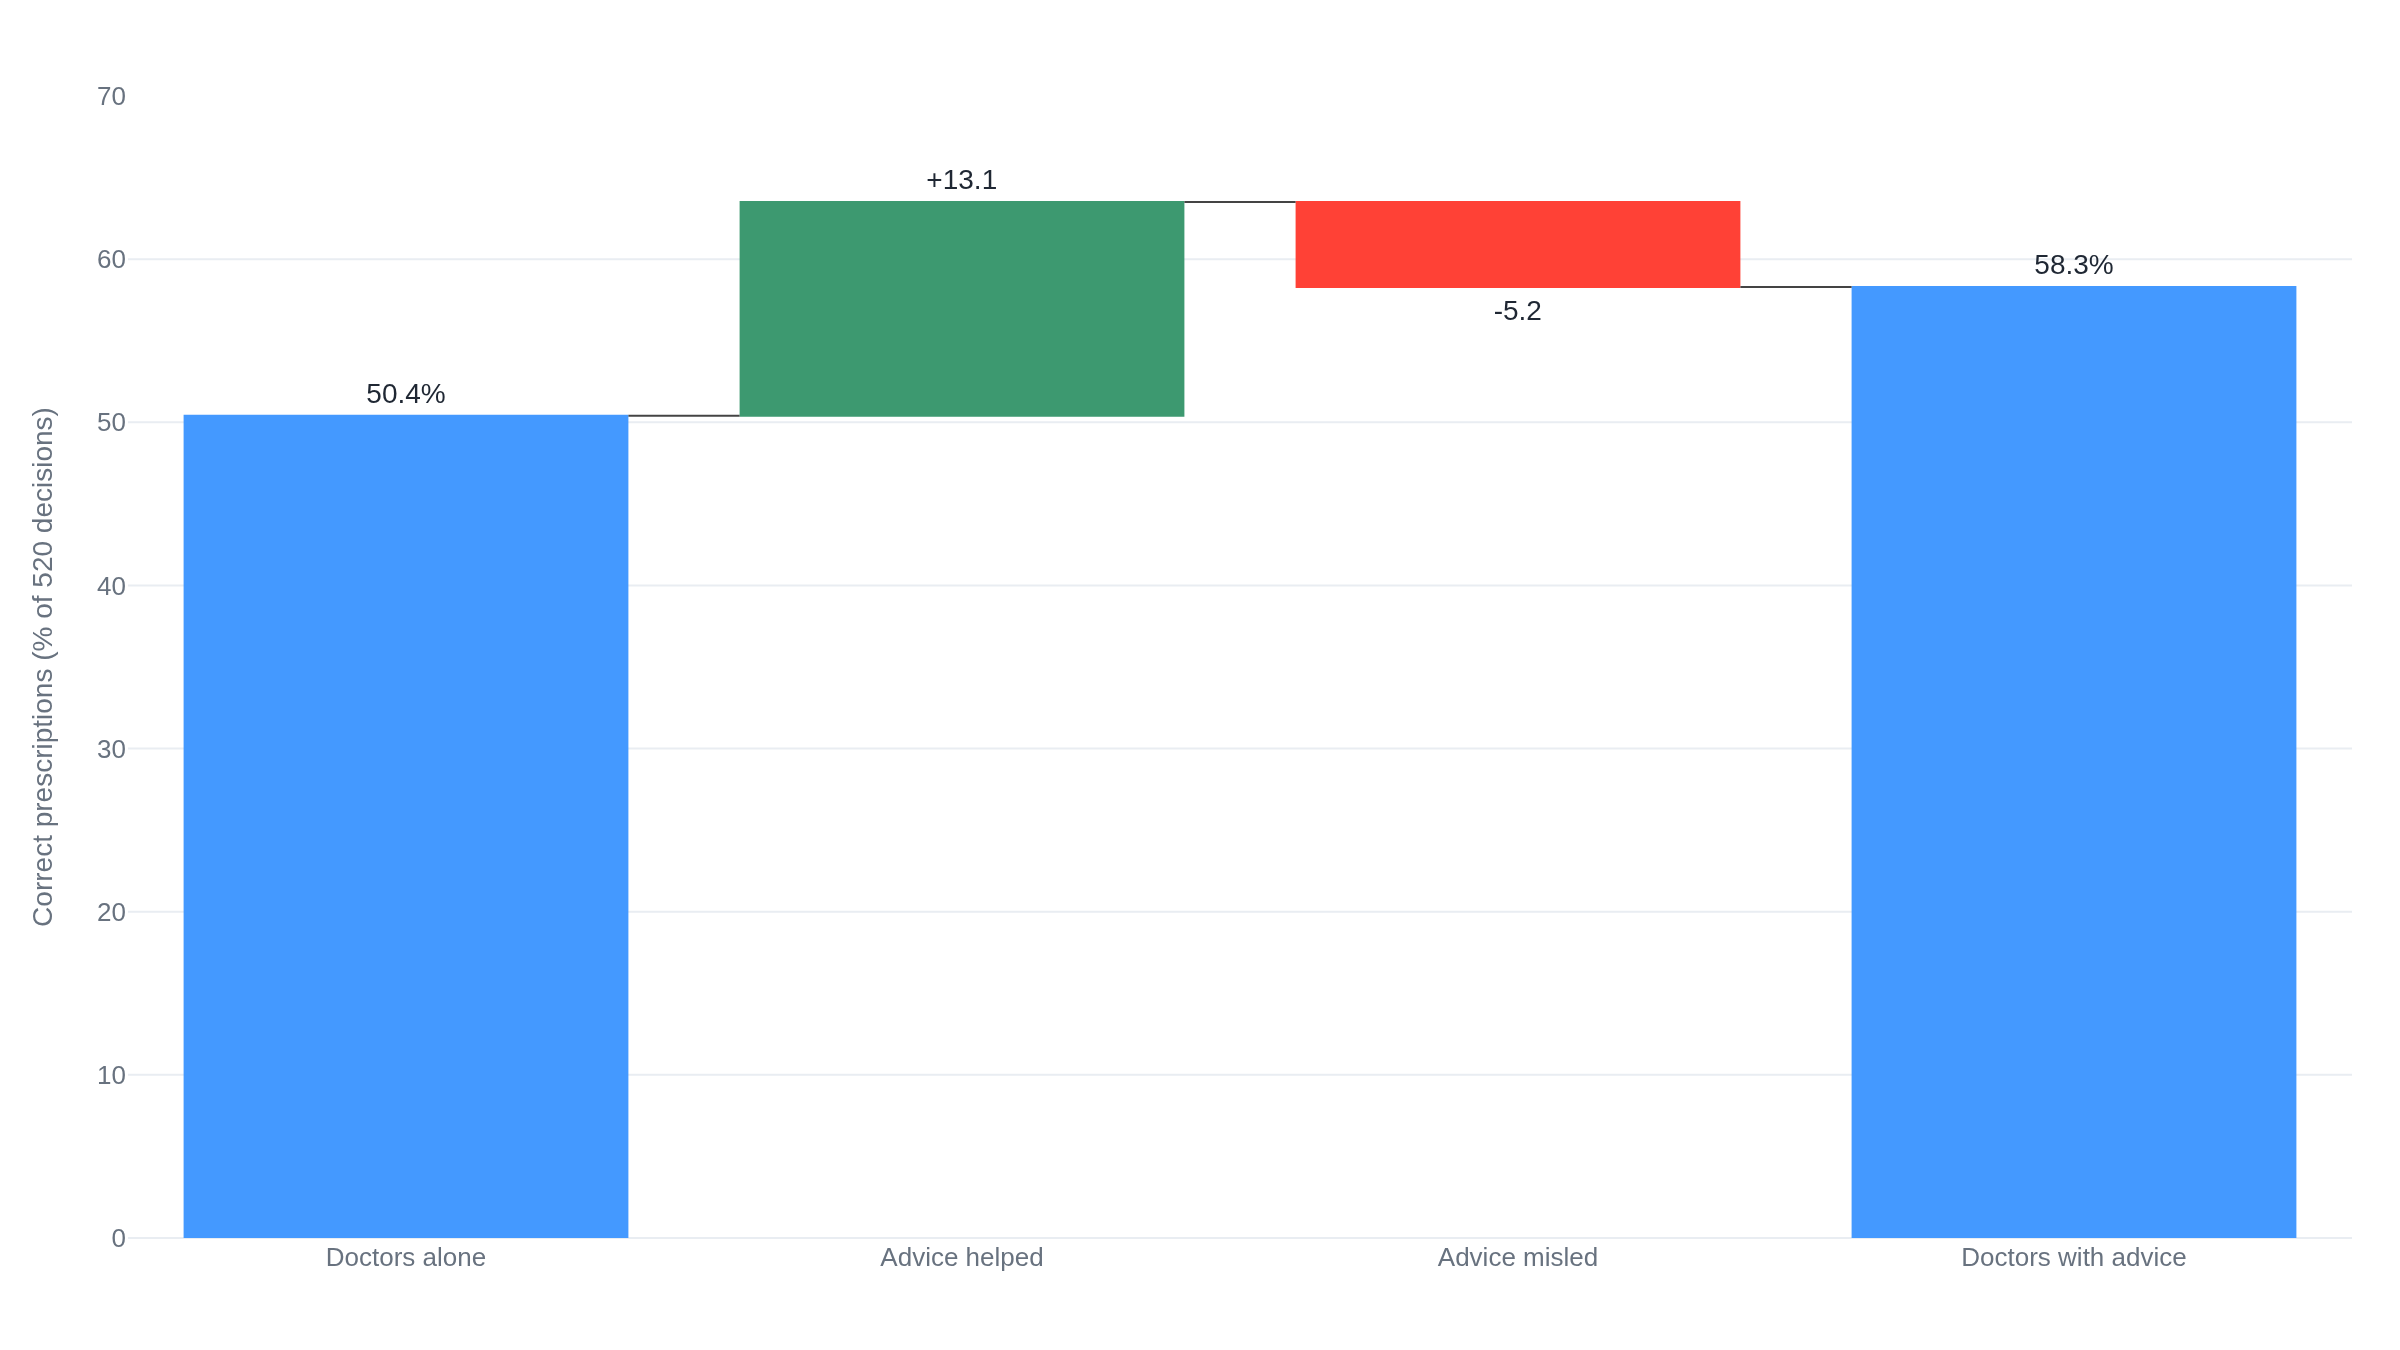

Here is the Python script that generated this plot:
import plotly.graph_objects as go

# Where a prescribing decision-support system moved general practitioners'
# decisions. 26 GPs each prescribed for 20 validated scenarios (520 decisions).
# The system's advice was correct 70% of the time. Decision accuracy without the
# aid was 50.4%; with it, 58.3%. Inside that net gain, the advice moved 13.1% of
# decisions from wrong to right and 5.2% from right to wrong (automation bias
# measured directly). 50.4 + 13.1 - 5.2 = 58.3. Figures are the study's own.
#   Goddard, "Automation Bias and Prescribing Decision Support," PhD thesis,
#   City University London, 2012. openaccess.city.ac.uk/id/eprint/3005/
labels = ["Doctors alone", "Advice helped", "Advice misled", "Doctors with advice"]
measure = ["absolute", "relative", "relative", "total"]
values = [50.4, 13.1, -5.2, 58.3]
text = ["50.4%", "+13.1", "-5.2", "58.3%"]

fig = go.Figure()
fig.add_trace(
    go.Waterfall(
        x=labels,
        measure=measure,
        y=values,
        text=text,
        textposition="outside",
        connector={"line": {"width": 1}},
        cliponaxis=False,
    )
)
fig.update_layout(
    yaxis_title="Correct prescriptions (% of 520 decisions)",
    xaxis_title="",
    yaxis_range=[0, 70],
    showlegend=False,
)
